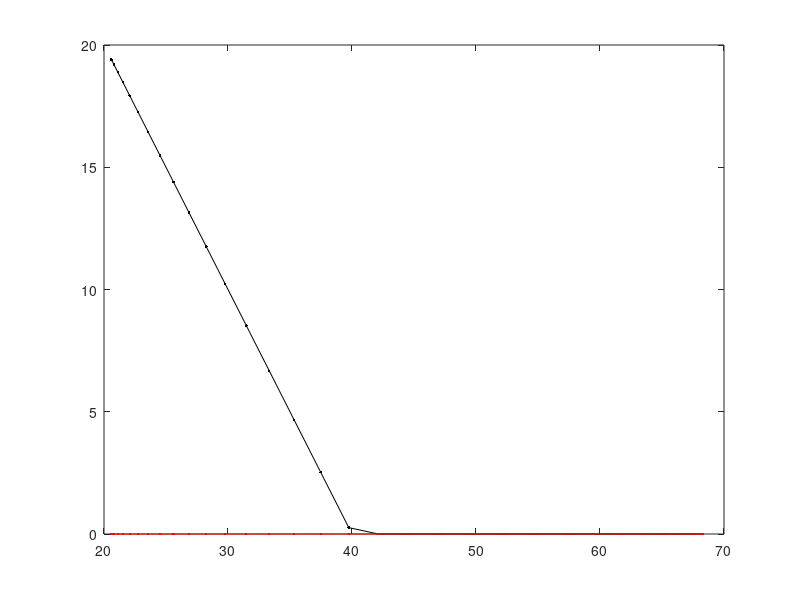

Write the MATLAB code that produced this figure.
% unfinished
% American put option
% barycentric formula at Chebyshev-Lobatto pts
clear, close all
p.type = 'American put';
p.S0 = 36;
p.strike = 40;
p.rate = 0.06;
p.volatility = 0.2;
p.expiration = 1;
p.numTimeStep = 50;
p.numRandPts = 100;
p.numInterpPts = 33;
dt = p.expiration./p.numTimeStep;
%% truncation domain 
mu = log(p.S0) + (p.rate - p.volatility^2/2)*p.expiration; 
wid = 3*sqrt(p.expiration)*p.volatility;
range = [mu-wid, mu+wid];   % [a,b]
clear mu wid;     
%% decide interpolation pts x (transformed Chebyshev pts)
n = p.numInterpPts-1;
x = (range(1,2)-range(1,1))/2*cos( pi*(0:n)/n ) + (range(1,2)+range(1,1))/2; % interpolation pts x
transfun = @(y) 1 - 2*(y-range(1,2))/(range(1,1) - range(1,2));
%% compute the conditional expectation of Chebyshev functions
Mom = zeros(p.numInterpPts);
% This part is unfinished!

%% at t = T
value = zeros(p.numInterpPts, p.numTimeStep);
continVal = zeros(p.numInterpPts, p.numTimeStep-1);
payoff = max( p.strike - exp(x'), 0);
value(:,p.numTimeStep) = payoff;
%% backward induction
for k = p.numTimeStep-1:-1:1
    continVal(:,k) = exp(-p.rate*dt)*Mom*value(:,k+1); 
    value(:,k) = max([payoff, continVal(:,k), zeros(size(payoff))], [], 2); 
%     fig = plot(exp(x), continVal(:,k), '.-k'); 
%     pause(0.01); delete(fig); 
end
%% 
plot(exp(x), value(:,1), '.-k');
hold on; plot(exp(x), continVal(:,1),'.-r');
